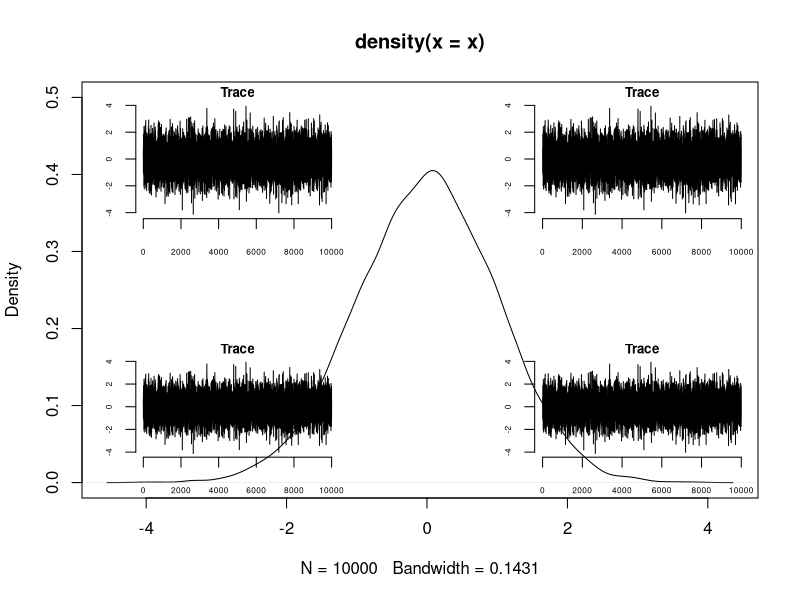

R code for this plot:
plot.in.plot <- function(minor.plot,coords="topright",scale=1/3) {
  # coords = x1,y1,x2,y2
  # minor.plot is a function with no parameters that plots the smaller plot
  mar <- x1 <- x2 <- y1 <- y2 <- NULL
  s <- par("usr")
  if (is.numeric(coords)) {
    x1 <- coords[1]; x2 <- coords[2]
    y1 <- coords[3]; y2 <- coords[4]
  } else if (coords=="topright"){
    x1 <- s[1] + (s[2]-s[1]) * (1-scale)
    x2 <- s[2] - (s[2]-s[1]) * .01
    y1 <- s[3] + (s[4]-s[3]) * (1-scale)
    y2 <- s[4]
    mar <- c(.1,.1,1,.1)
  } else if (coords=="bottomright") {
    x1 <- s[1] + (s[2]-s[1]) * (1-scale)
    x2 <- s[2] - (s[2]-s[1]) * .01
    y1 <- s[3] + (s[4]-s[3]) *.05
    y2 <- y1 + (s[4]-s[3]) * (scale)
    mar <- c(1,.1,1,.1)
  } else if (coords=="topleft") {
    x1 <- s[1] + (s[2]-s[1]) * .05
    x2 <- x1 + (s[2]-s[1]) * (scale)
    y1 <- s[3] + (s[4]-s[3]) * (1-scale)
    y2 <- s[4]
    mar <- c(.1,1,1,.1)
  }else if (coords=="bottomleft") {
    x1 <- s[1] + (s[2]-s[1]) * .05
    x2 <- x1 + (s[2]-s[1]) * (scale)
    y1 <- s[3] + (s[4]-s[3]) *.05
    y2 <- y1 + (s[4]-s[3]) * (scale)
    mar <- c(1,1,1,.1)
  }
  opts <- par(no.readonly=T)
    par(fig = c(grconvertX(c(x1,x2),from="user",to="ndc"),
                grconvertY(c(y1,y2),from="user",to="ndc")),
        mar = mar, new = TRUE)
    minor.plot()
    #axis(1,cex.axis=.5)
    #axis(2,cex.axis=.5)
  par(opts)
}

x <- rnorm(10000)
plot(density(x),ylim=c(0,.5))

minor <- function() {
  plot(x,type="l",axes=F,main="Trace",cex.main=.8) 
  axis(1,cex.axis=.5)
  axis(2,cex.axis=.5)
}

#plotinplot(minor,c(1,4,.4,.5))
plot.in.plot(minor,"topright")
plot.in.plot(minor,"bottomright")
plot.in.plot(minor,"bottomleft")
plot.in.plot(minor,"topleft")

